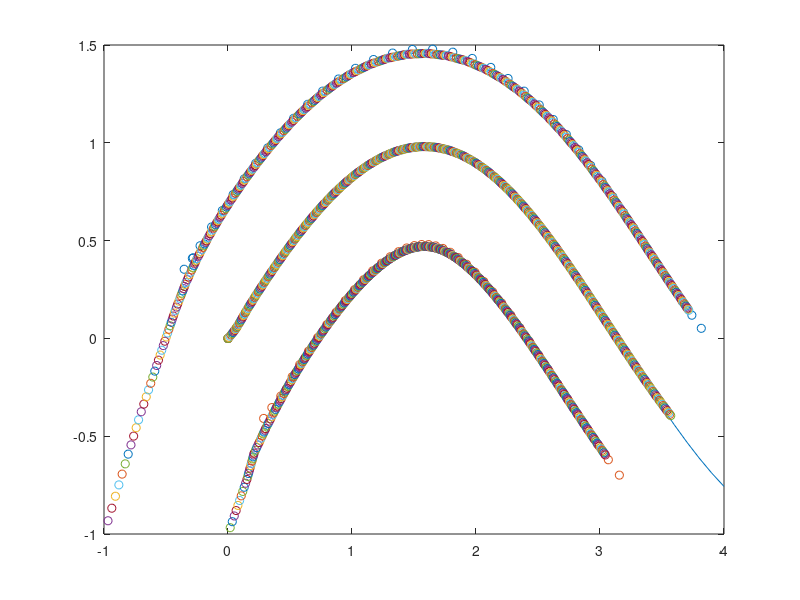

This figure's MATLAB source:
%%%%%%%%%%%%%%%%%%%%%%%%%%%%%%%%%%%%%%%%%%%%%%%%%%%%%%%%%%%%%%%%%%%%%%%%%%%%%%%%
% Autores: Equipo Knight Flight Technologies
% Fecha de creación: Semana 4  
% Fecha de última modificación: Semana 5
% Descripción: Código para simular el vuelo de dos drones siguiendo al
% líder virtual
% Formato de nombrar variables y funciones: Minúsculas y descriptivas
% Comentado por: Carlos Flores
%Nota: Para un dron se elimina uno de los lados (con la finalidad de
%simplificar la lógica de vuelo)
%%%%%%%%%%%%%%%%%%%%%%%%%%%%%%%%%%%%%%%%%%%%%%%%%%%%%%%%%%%%%%%%%%%%%%%%%%%%%%%%

clear all
close all
clc

%posicion lider virtual
x = 0;
y = 0;

%posicion dron 1
x_drone1 = -1;
y_drone1 = -1;

%posicion dron 2
x_drone2 = 0;
y_drone2 = -1;


%constantes de control para drones
kp_drone = 5;

l = 0.2; %Distancia entre drones

%Tiempos y relacionados
t = 0;
Tf = 0.1;
dt = 0.01;


theta =  0.7854; %Ángulo de inicio 


kt = 10;
kr = 100;


xd = (0:0.1:4); %vector de puntos deseados en x
yd = (sin(xd));% vector de puntos deseados en y usando función seno
[filas, columnas] = size(xd); 

figure(1);
plot(xd,yd); %Gráfica de la función seno a seguir
hold on

%distancias conocidas para la referencia geometrica
dc = 0.5;

for i = 1:columnas %ciclo for para recorrer cada punto deseado


   xdd = xd(i);
   ydd = yd(i);

   p1x = x - dc*sin(theta);
   p1y = y + dc*cos(theta);

   p2x = x + dc*sin(theta);
   p2y = y - dc*cos(theta);

   figure(1)
   scatter(p1x,p1y)
   scatter(p2x, p2y)

   t=0;

while (t<Tf) %ciclo while para llegar a cada punto deseado en la funcion seno

    xe = x - xdd;
    ye = y - ydd;

    thetad = atan2(ydd-y,xdd-x);
    thetae = theta - thetad;

    v = kt*sqrt(xe^2 + ye^2);
    omega = -kr*thetae;

    if v > 1
        v = 1;
    end
    if omega > pi/2
        omega = pi/2;
    end
    if omega < -pi/2
        omega = -pi/2;
    end

    vr = v + 0.5*l*omega;
    vl = v - 0.5*l*omega;

    v = (vr + vl)/2;
    omega = (vr - vl)/l;

    xp = v*cos(theta);
    yp = v*sin(theta);
    thetap = omega;

    %Resta para obtener velocidades del dron1
    vx_drone1 = (p1x - x_drone1)*kp_drone;
    vy_drone1 = (p1y - y_drone1)*kp_drone;

    %Resta para obtener velocidades del dron2
    vx_drone2 = (p2x - x_drone2)*kp_drone;
    vy_drone2 = (p2y - y_drone2)*kp_drone;

    %Integrar para obtener posicion del lider
    x = x + xp*dt;
    y = y + yp*dt ;
    
    %Integrar para obtener posicion del dron 1
    x_drone1 = x_drone1 + vx_drone1*dt;
    y_drone1 = y_drone1 + vy_drone1*dt;

    %Integrar para obtener posicion del dron 2
    x_drone2 = x_drone2 + vx_drone2*dt;
    y_drone2 = y_drone2 + vy_drone2*dt;
    

    theta = theta + thetap*dt;

    t = t + dt;

    %error_x = abs((xdd-x))/abs(xdd);
    %error_y = abs((ydd-y))/abs(ydd);


    figure(1)
    scatter(x,y)
    scatter(x_drone1, y_drone1)
    scatter(x_drone2, y_drone2)
    
end
end